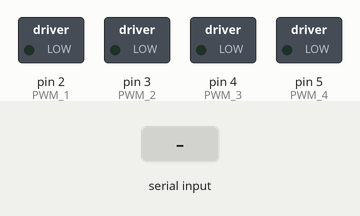
Bench run of a sketch on a simulated Arduino Uno, built with avr-gcc and run on an emulated ATmega328P. Parts: switched loads named in the sketch (green lamp = pin HIGH). The test bench sets the inputs (shaded band). What the sketch prints to the serial monitor is not drawn.

Above: at 1.2 s.
1.3 s: "w" received over Serial
At 2.1 s:
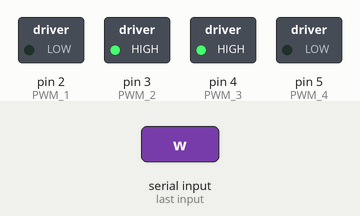
2.8 s: "s" received over Serial
At 3.1 s:
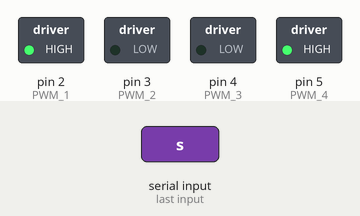
4.3 s: "0" received over Serial
At 5.7 s:
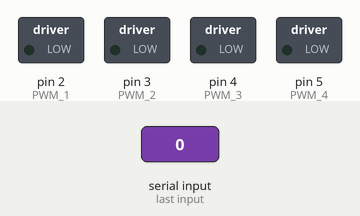
Timing chart, 0 to 7.3 s (numbered marks = the images above; inputs shaded):
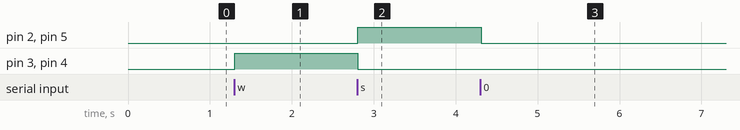

The sketch:

robotMovement.ino
```cpp
//pin assignments
int PWM_1=2;
int PWM_2=3;
int PWM_3=4;
int PWM_4=5;

void setup() {
  Serial.begin(9600);

  //setting pins to output signal
  pinMode(PWM_1,OUTPUT);
  pinMode(PWM_2,OUTPUT);
  pinMode(PWM_3,OUTPUT);
  pinMode(PWM_4,OUTPUT);
}

void loop() {
  //delay is than the previous version because the python scrip spams Serial with commands
  delay(10);
  char direction = Serial.read();
  Serial.println(direction);

  if (direction == '0') {
    //All pins to low
    //Stop command
    digitalWrite(PWM_1, LOW);
    digitalWrite(PWM_4, LOW);
    digitalWrite(PWM_2, LOW);
    digitalWrite(PWM_3, LOW);
  }
  else if (direction == 'w') {
    //Setting backward pins to low and forward pins to high
    //Forwards command
    digitalWrite(PWM_1, LOW);
    digitalWrite(PWM_4, LOW);
    digitalWrite(PWM_2, HIGH);
    digitalWrite(PWM_3, HIGH);
  }
    //Setting forward pins to low and backward pins to high
    //Backwards command
  else if (direction == 's') {
    digitalWrite(PWM_2, LOW);
    digitalWrite(PWM_3, LOW);
    digitalWrite(PWM_1, HIGH);
    digitalWrite(PWM_4, HIGH);
  }
}
```

Measured:
- after the input at 1.3 s, pin 3 (PWM_2), pin 4 (PWM_3): LOW → HIGH at once
- after the input at 2.8 s, pin 2 (PWM_1), pin 5 (PWM_4): LOW → HIGH at once; pin 3 (PWM_2), pin 4 (PWM_3): HIGH → LOW at once
- after the input at 4.3 s, pin 2 (PWM_1), pin 5 (PWM_4): HIGH → LOW at once
